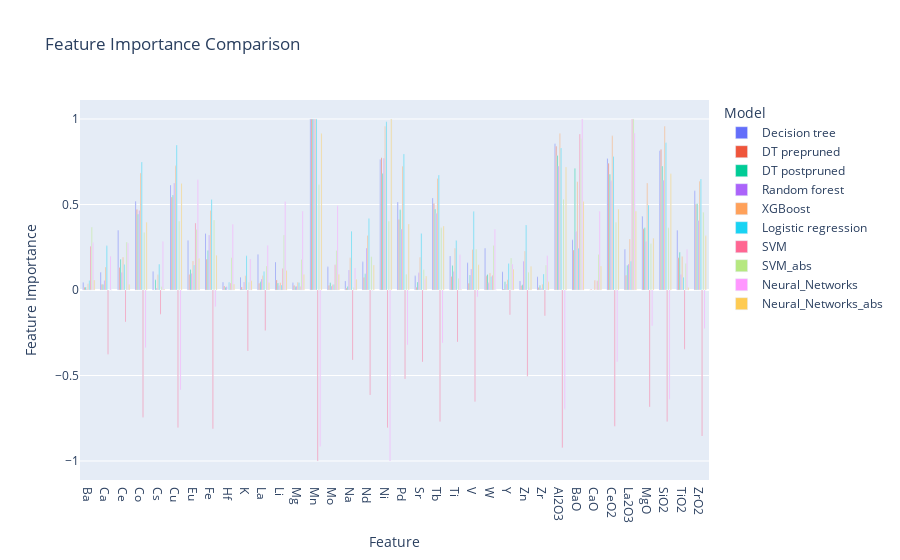

The notebook cell this image was saved under:
### Code cell
df_melted = pd.melt(df_feature_importance, id_vars='Feature', var_name='Model', value_name='Importance')

# Create a grouped bar plot using Plotly Express
fig = px.bar(df_melted, x='Feature', y='Importance', color='Model',
             labels={'Importance': 'Feature Importance', 'Model': 'Model'},
             title='Feature Importance Comparison',
             barmode='group'  # Set barmode to 'group' for grouped bars
            )  # Set the width of the bars

# Adjust the width of the bars in the layout
fig.update_layout(bargap=0.3, bargroupgap=0.3)


# Show the plot
fig.show()

### Figure 1 — Plotly figure (JSON) as saved in the notebook; plotly's stock layout.template omitted (floating-point values rounded to 4 significant figures)
{"data": [{"alignmentgroup": "True", "hovertemplate": "Model=Decision tree<br>Feature=%{x}<br>Feature Importance=%{y}<extra></extra>", "legendgroup": "Decision tree", "marker": {"color": "#636efa", "pattern": {"shape": ""}}, "name": "Decision tree", "offsetgroup": "Decision tree", "orientation": "v", "showlegend": true, "textposition": "auto", "type": "bar", "x": ["Ba", "Ca", "Ce", "Co", "Cs", "Cu", "Eu", "Fe", "Hf", "K", "La", "Li", "Mg", "Mn", "Mo", "Na", "Nd", "Ni", "Pd", "Sr", "Tb", "Ti", "V", "W", "Y", "Zn", "Zr", "Al2O3", "BaO", "CaO", "CeO2", "La2O3", "MgO", "SiO2", "TiO2", "ZrO2"], "xaxis": "x", "y": [0.04345, 0.1042, 0.3498, 0.5195, 0.1079, 0.6135, 0.2896, 0.3305, 0.04505, 0.07408, 0.2077, 0.1637, 0.04181, 1, 0.1355, 0.05335, 0.1647, 0.7627, 0.5146, 0.08269, 0.5386, 0.1982, 0.1592, 0.2439, 0.1069, 0.05276, 0.07756, 0.8556, 0.2937, 0, 0.7695, 0.2386, 0.4317, 0.8149, 0.3495, 0.5804], "yaxis": "y"}, {"alignmentgroup": "True", "hovertemplate": "Model=DT prepruned<br>Feature=%{x}<br>Feature Importance=%{y}<extra></extra>", "legendgroup": "DT prepruned", "marker": {"color": "#EF553B", "pattern": {"shape": ""}}, "name": "DT prepruned", "offsetgroup": "DT prepruned", "orientation": "v", "showlegend": true, "textposition": "auto", "type": "bar", "x": ["Ba", "Ca", "Ce", "Co", "Cs", "Cu", "Eu", "Fe", "Hf", "K", "La", "Li", "Mg", "Mn", "Mo", "Na", "Nd", "Ni", "Pd", "Sr", "Tb", "Ti", "V", "W", "Y", "Zn", "Zr", "Al2O3", "BaO", "CaO", "CeO2", "La2O3", "MgO", "SiO2", "TiO2", "ZrO2"], "xaxis": "x", "y": [0.01678, 0.03235, 0.1317, 0.4706, 0, 0.5438, 0.09088, 0.1797, 0.0239, 0.01721, 0.03981, 0.05917, 0.0261, 1, 0.0285, 0.0114, 0.07307, 0.774, 0.4125, 0.01606, 0.5063, 0.07906, 0.03977, 0.08321, 0.005417, 0.027, 0.01472, 0.8401, 0.2338, 0.004704, 0.7406, 0.08608, 0.3582, 0.8217, 0.1885, 0.5016], "yaxis": "y"}, {"alignmentgroup": "True", "hovertemplate": "Model=DT postpruned<br>Feature=%{x}<br>Feature Importance=%{y}<extra></extra>", "legendgroup": "DT postpruned", "marker": {"color": "#00cc96", "pattern": {"shape": ""}}, "name": "DT postpruned", "offsetgroup": "DT postpruned", "orientation": "v", "showlegend": true, "textposition": "auto", "type": "bar", "x": ["Ba", "Ca", "Ce", "Co", "Cs", "Cu", "Eu", "Fe", "Hf", "K", "La", "Li", "Mg", "Mn", "Mo", "Na", "Nd", "Ni", "Pd", "Sr", "Tb", "Ti", "V", "W", "Y", "Zn", "Zr", "Al2O3", "BaO", "CaO", "CeO2", "La2O3", "MgO", "SiO2", "TiO2", "ZrO2"], "xaxis": "x", "y": [0.01563, 0.03241, 0.1797, 0.4423, 0.05982, 0.556, 0.12, 0.231, 0.01555, 0.003937, 0.04786, 0.04098, 0.01831, 1, 0.04266, 0.02079, 0.09501, 0.681, 0.4691, 0.04677, 0.474, 0.1428, 0.08804, 0.09128, 0.0486, 0.03065, 0.02574, 0.7869, 0.7102, 0, 0.6773, 0.1453, 0.3639, 0.7247, 0.2205, 0.5047], "yaxis": "y"}, {"alignmentgroup": "True", "hovertemplate": "Model=Random forest<br>Feature=%{x}<br>Feature Importance=%{y}<extra></extra>", "legendgroup": "Random forest", "marker": {"color": "#ab63fa", "pattern": {"shape": ""}}, "name": "Random forest", "offsetgroup": "Random forest", "orientation": "v", "showlegend": true, "textposition": "auto", "type": "bar", "x": ["Ba", "Ca", "Ce", "Co", "Cs", "Cu", "Eu", "Fe", "Hf", "K", "La", "Li", "Mg", "Mn", "Mo", "Na", "Nd", "Ni", "Pd", "Sr", "Tb", "Ti", "V", "W", "Y", "Zn", "Zr", "Al2O3", "BaO", "CaO", "CeO2", "La2O3", "MgO", "SiO2", "TiO2", "ZrO2"], "xaxis": "x", "y": [0.003671, 0.05546, 0.1018, 0.4656, 0.01135, 0.6259, 0.09685, 0.3215, 0.01916, 0.04649, 0.06442, 0.02604, 0.02257, 1, 0.02288, 0.1167, 0.2456, 0.7711, 0.3564, 0.101, 0.4483, 0.1088, 0.123, 0.04174, 0.03478, 0.1676, 0.01085, 0.7252, 0.3418, 0, 0.6383, 0.1522, 0.2837, 0.6413, 0.09118, 0.4067], "yaxis": "y"}, {"alignmentgroup": "True", "hovertemplate": "Model=XGBoost<br>Feature=%{x}<br>Feature Importance=%{y}<extra></extra>", "legendgroup": "XGBoost", "marker": {"color": "#FFA15A", "pattern": {"shape": ""}}, "name": "XGBoost", "offsetgroup": "XGBoost", "orientation": "v", "showlegend": true, "textposition": "auto", "type": "bar", "x": ["Ba", "Ca", "Ce", "Co", "Cs", "Cu", "Eu", "Fe", "Hf", "K", "La", "Li", "Mg", "Mn", "Mo", "Na", "Nd", "Ni", "Pd", "Sr", "Tb", "Ti", "V", "W", "Y", "Zn", "Zr", "Al2O3", "BaO", "CaO", "CeO2", "La2O3", "MgO", "SiO2", "TiO2", "ZrO2"], "xaxis": "x", "y": [0.03704, 0.1343, 0.1914, 0.6847, 0.08855, 0.7263, 0.1702, 0.4646, 0, 0.08376, 0.08274, 0.04297, 0.04604, 1, 0.03083, 0.189, 0.3187, 0.9575, 0.7233, 0.1918, 0.6522, 0.2444, 0.2369, 0.09983, 0.06044, 0.2263, 0.03297, 0.9147, 0.6338, 0.05666, 0.9018, 0.298, 0.6255, 0.9573, 0.1964, 0.6359], "yaxis": "y"}, {"alignmentgroup": "True", "hovertemplate": "Model=Logistic regression<br>Feature=%{x}<br>Feature Importance=%{y}<extra></extra>", "legendgroup": "Logistic regression", "marker": {"color": "#19d3f3", "pattern": {"shape": ""}}, "name": "Logistic regression", "offsetgroup": "Logistic regression", "orientation": "v", "showlegend": true, "textposition": "auto", "type": "bar", "x": ["Ba", "Ca", "Ce", "Co", "Cs", "Cu", "Eu", "Fe", "Hf", "K", "La", "Li", "Mg", "Mn", "Mo", "Na", "Nd", "Ni", "Pd", "Sr", "Tb", "Ti", "V", "W", "Y", "Zn", "Zr", "Al2O3", "BaO", "CaO", "CeO2", "La2O3", "MgO", "SiO2", "TiO2", "ZrO2"], "xaxis": "x", "y": [0.0556, 0.2586, 0.149, 0.7491, 0.1508, 0.8479, 0.1466, 0.5299, 0.04314, 0.2005, 0.1088, 0.02877, 0.04276, 1, 0.03288, 0.343, 0.4188, 0.9845, 0.7956, 0.3303, 0.6726, 0.2896, 0.4585, 0.0795, 0.1553, 0.3796, 0.09365, 0.8302, 0.2447, 0, 0.7806, 0.1683, 0.4965, 0.8618, 0.07448, 0.6492], "yaxis": "y"}, {"alignmentgroup": "True", "hovertemplate": "Model=SVM<br>Feature=%{x}<br>Feature Importance=%{y}<extra></extra>", "legendgroup": "SVM", "marker": {"color": "#FF6692", "pattern": {"shape": ""}}, "name": "SVM", "offsetgroup": "SVM", "orientation": "v", "showlegend": true, "textposition": "auto", "type": "bar", "x": ["Ba", "Ca", "Ce", "Co", "Cs", "Cu", "Eu", "Fe", "Hf", "K", "La", "Li", "Mg", "Mn", "Mo", "Na", "Nd", "Ni", "Pd", "Sr", "Tb", "Ti", "V", "W", "Y", "Zn", "Zr", "Al2O3", "BaO", "CaO", "CeO2", "La2O3", "MgO", "SiO2", "TiO2", "ZrO2"], "xaxis": "x", "y": [0.2552, -0.3765, -0.1872, -0.7445, -0.142, -0.8045, 0.392, -0.8115, 0.04035, -0.3569, -0.2371, 0.1256, 0.01977, -1, 0.1476, -0.4099, -0.6147, -0.8052, -0.5208, -0.4207, -0.7694, -0.3047, -0.6519, 0.08637, -0.1451, -0.5049, -0.15, -0.9227, 0.9123, 0.05424, -0.7974, 1, -0.6845, -0.7695, -0.3468, -0.8532], "yaxis": "y"}, {"alignmentgroup": "True", "hovertemplate": "Model=SVM_abs<br>Feature=%{x}<br>Feature Importance=%{y}<extra></extra>", "legendgroup": "SVM_abs", "marker": {"color": "#B6E880", "pattern": {"shape": ""}}, "name": "SVM_abs", "offsetgroup": "SVM_abs", "orientation": "v", "showlegend": true, "textposition": "auto", "type": "bar", "x": ["Ba", "Ca", "Ce", "Co", "Cs", "Cu", "Eu", "Fe", "Hf", "K", "La", "Li", "Mg", "Mn", "Mo", "Na", "Nd", "Ni", "Pd", "Sr", "Tb", "Ti", "V", "W", "Y", "Zn", "Zr", "Al2O3", "BaO", "CaO", "CeO2", "La2O3", "MgO", "SiO2", "TiO2", "ZrO2"], "xaxis": "x", "y": [0.3668, 0, 0.2807, 0.3364, 0.01944, 0.402, 0.3534, 0.4096, 0.1887, 0.04566, 0.1402, 0.3223, 0.1784, 0.6153, 0.2315, 0.01279, 0.1948, 0.4027, 0.09241, 0.1187, 0.3637, 0.06653, 0.2385, 0.2605, 0.1873, 0.1039, 0.1447, 0.5309, 0.8838, 0.2074, 0.3942, 1, 0.271, 0.3637, 0.1549, 0.455], "yaxis": "y"}, {"alignmentgroup": "True", "hovertemplate": "Model=Neural_Networks<br>Feature=%{x}<br>Feature Importance=%{y}<extra></extra>", "legendgroup": "Neural_Networks", "marker": {"color": "#FF97FF", "pattern": {"shape": ""}}, "name": "Neural_Networks", "offsetgroup": "Neural_Networks", "orientation": "v", "showlegend": true, "textposition": "auto", "type": "bar", "x": ["Ba", "Ca", "Ce", "Co", "Cs", "Cu", "Eu", "Fe", "Hf", "K", "La", "Li", "Mg", "Mn", "Mo", "Na", "Nd", "Ni", "Pd", "Sr", "Tb", "Ti", "V", "W", "Y", "Zn", "Zr", "Al2O3", "BaO", "CaO", "CeO2", "La2O3", "MgO", "SiO2", "TiO2", "ZrO2"], "xaxis": "x", "y": [0.2759, 0.1967, 0.2727, -0.3371, 0.2834, -0.5847, 0.6448, -0.09808, 0.3845, 0.1814, 0.2601, 0.518, 0.46, -0.914, 0.492, 0.1282, -0.001971, -1, -0.3216, 0.06584, -0.3105, 0.2058, -0.04034, 0.3556, 0.1521, 0.01328, 0.2006, -0.6972, 1, 0.4609, -0.42, 0.918, -0.2097, -0.6396, 0.2362, -0.2249], "yaxis": "y"}, {"alignmentgroup": "True", "hovertemplate": "Model=Neural_Networks_abs<br>Feature=%{x}<br>Feature Importance=%{y}<extra></extra>", "legendgroup": "Neural_Networks_abs", "marker": {"color": "#FECB52", "pattern": {"shape": ""}}, "name": "Neural_Networks_abs", "offsetgroup": "Neural_Networks_abs", "orientation": "v", "showlegend": true, "textposition": "auto", "type": "bar", "x": ["Ba", "Ca", "Ce", "Co", "Cs", "Cu", "Eu", "Fe", "Hf", "K", "La", "Li", "Mg", "Mn", "Mo", "Na", "Nd", "Ni", "Pd", "Sr", "Tb", "Ti", "V", "W", "Y", "Zn", "Zr", "Al2O3", "BaO", "CaO", "CeO2", "La2O3", "MgO", "SiO2", "TiO2", "ZrO2"], "xaxis": "x", "y": [0.0582, 0, 0.03151, 0.3956, 0.006379, 0.6228, 0.1839, 0.2038, 0.03322, 0.05404, 0.0429, 0.114, 0.09117, 0.9146, 0.09, 0.06356, 0.1462, 1, 0.3858, 0.08202, 0.3746, 0.003372, 0.1484, 0.0002494, 0.1217, 0.1371, 0.0479, 0.72, 0.517, 0.1383, 0.4733, 0.4603, 0.3021, 0.6803, 0.01436, 0.3168], "yaxis": "y"}], "layout": {"bargap": 0.3, "bargroupgap": 0.3, "barmode": "group", "legend": {"title": {"text": "Model"}, "tracegroupgap": 0}, "title": {"text": "Feature Importance Comparison"}, "xaxis": {"anchor": "y", "domain": [0, 1], "title": {"text": "Feature"}}, "yaxis": {"anchor": "x", "domain": [0, 1], "title": {"text": "Feature Importance"}}}}
